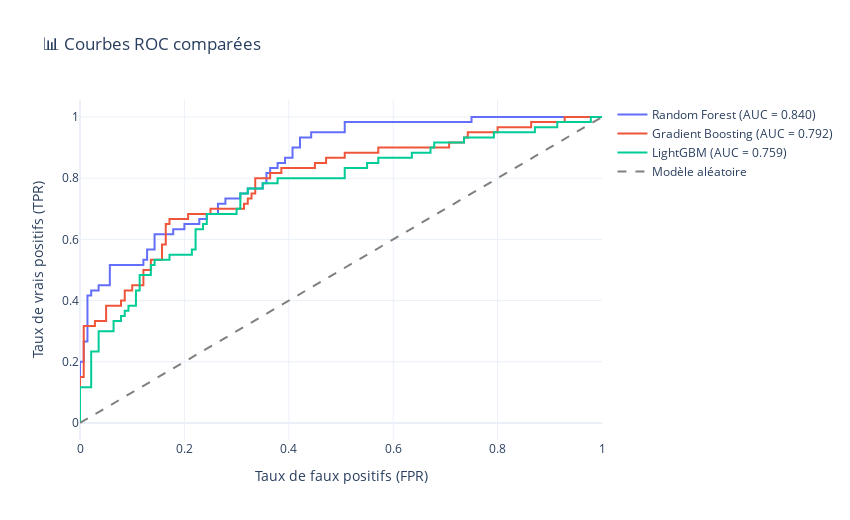

Notebook code for this chart:
### Code cell
# Courbes ROC
trees_models.plot_roc_curve_interactive()
